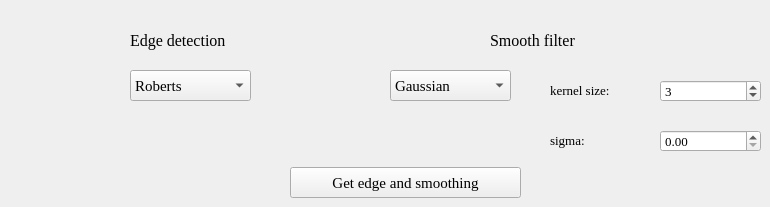
        <widget class="QWidget" name="tab_2">
         <attribute name="title">
          <string>Task 2</string>
         </attribute>
         <widget class="QLabel" name="label_3">
          <property name="geometry">
           <rect>
            <x>130</x>
            <y>20</y>
            <width>201</width>
            <height>41</height>
           </rect>
          </property>
          <property name="font">
           <font>
            <family>Times New Roman</family>
            <pointsize>12</pointsize>
           </font>
          </property>
          <property name="text">
           <string>Edge detection</string>
          </property>
         </widget>
         <widget class="QComboBox" name="edgeCombo">
          <property name="geometry">
           <rect>
            <x>130</x>
            <y>70</y>
            <width>121</width>
            <height>31</height>
           </rect>
          </property>
          <property name="font">
           <font>
            <family>Times New Roman</family>
            <pointsize>11</pointsize>
           </font>
          </property>
          <property name="currentText">
           <string>Roberts</string>
          </property>
          <item>
           <property name="text">
            <string>Roberts</string>
           </property>
          </item>
          <item>
           <property name="text">
            <string>Prewitt</string>
           </property>
          </item>
          <item>
           <property name="text">
            <string>Sobel</string>
           </property>
          </item>
         </widget>
         <widget class="QLabel" name="label_4">
          <property name="geometry">
           <rect>
            <x>490</x>
            <y>20</y>
            <width>201</width>
            <height>41</height>
           </rect>
          </property>
          <property name="font">
           <font>
            <family>Times New Roman</family>
            <pointsize>12</pointsize>
           </font>
          </property>
          <property name="text">
           <string>Smooth filter</string>
          </property>
         </widget>
         <widget class="QComboBox" name="filterCombo">
          <property name="geometry">
           <rect>
            <x>390</x>
            <y>70</y>
            <width>121</width>
            <height>31</height>
           </rect>
          </property>
          <property name="font">
           <font>
            <family>Times New Roman</family>
            <pointsize>11</pointsize>
           </font>
          </property>
          <property name="currentText">
           <string>Gaussian</string>
          </property>
          <property name="currentIndex">
           <number>1</number>
          </property>
          <item>
           <property name="text">
            <string>Mean</string>
           </property>
          </item>
          <item>
           <property name="text">
            <string>Gaussian</string>
           </property>
          </item>
          <item>
           <property name="text">
            <string>Median</string>
           </property>
          </item>
         </widget>
         <widget class="QPushButton" name="edgeFiltBtn">
          <property name="geometry">
           <rect>
            <x>290</x>
            <y>167</y>
            <width>231</width>
            <height>31</height>
           </rect>
          </property>
          <property name="font">
           <font>
            <family>Times New Roman</family>
            <pointsize>11</pointsize>
           </font>
          </property>
          <property name="text">
           <string>Get edge and smoothing</string>
          </property>
         </widget>
         <widget class="QSpinBox" name="ksizeSpin">
          <property name="geometry">
           <rect>
            <x>660</x>
            <y>80</y>
            <width>101</width>
            <height>22</height>
           </rect>
          </property>
          <property name="font">
           <font>
            <family>Times New Roman</family>
            <pointsize>10</pointsize>
           </font>
          </property>
          <property name="maximum">
           <number>1000</number>
          </property>
          <property name="value">
           <number>3</number>
          </property>
         </widget>
         <widget class="QDoubleSpinBox" name="sigmaSpin">
          <property name="geometry">
           <rect>
            <x>660</x>
            <y>130</y>
            <width>101</width>
            <height>22</height>
           </rect>
          </property>
          <property name="font">
           <font>
            <family>Times New Roman</family>
            <pointsize>10</pointsize>
           </font>
          </property>
         </widget>
         <widget class="QLabel" name="label_5">
          <property name="geometry">
           <rect>
            <x>550</x>
            <y>70</y>
            <width>201</width>
            <height>41</height>
           </rect>
          </property>
          <property name="font">
           <font>
            <family>Times New Roman</family>
            <pointsize>10</pointsize>
           </font>
          </property>
          <property name="text">
           <string>kernel size:</string>
          </property>
         </widget>
         <widget class="QLabel" name="label_6">
          <property name="geometry">
           <rect>
            <x>550</x>
            <y>120</y>
            <width>201</width>
            <height>41</height>
           </rect>
          </property>
          <property name="font">
           <font>
            <family>Times New Roman</family>
            <pointsize>10</pointsize>
           </font>
          </property>
          <property name="text">
           <string>sigma:</string>
          </property>
         </widget>
         <zorder>label_5</zorder>
         <zorder>label_6</zorder>
         <zorder>label_3</zorder>
         <zorder>edgeCombo</zorder>
         <zorder>label_4</zorder>
         <zorder>filterCombo</zorder>
         <zorder>edgeFiltBtn</zorder>
         <zorder>ksizeSpin</zorder>
         <zorder>sigmaSpin</zorder>
        </widget>
